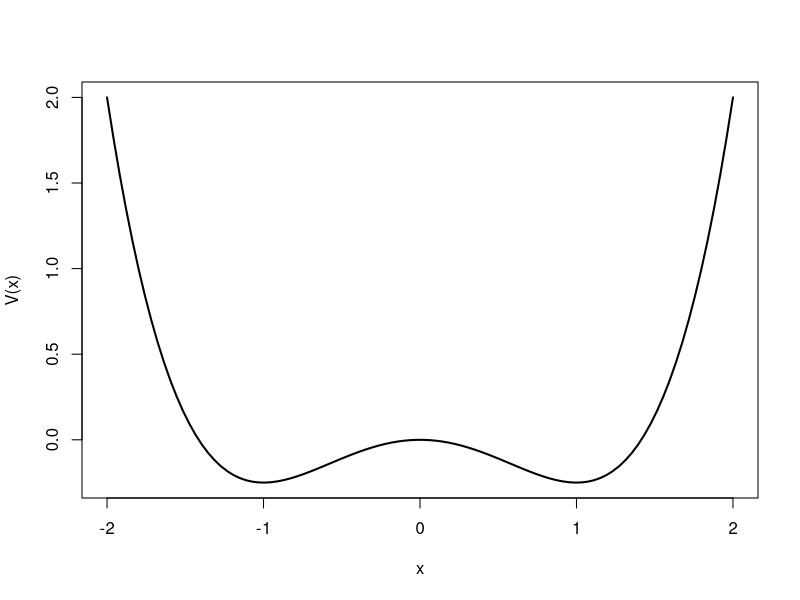
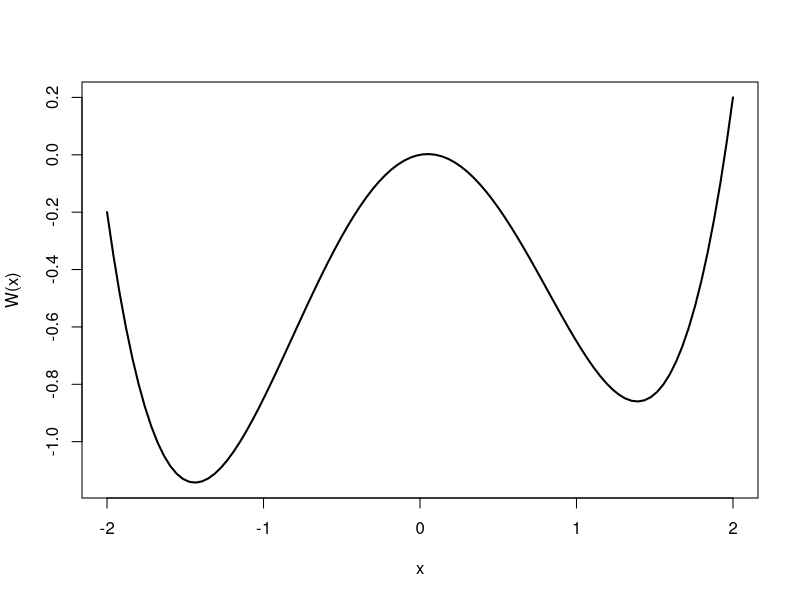

These figures' R source, in order:
## ---- chunk 1
duffing <- function(x) -x^2/2 + x^4/4
xi <- seq(-2,2, length=100)
y <- duffing(xi)
plot(xi, y, type='l', lwd=2, xlab='x', ylab='V(x)')
## ---- chunk 2
W <- function(x, a=0) -2*(x^2/2) + x^4/4 + a*x
xi <- seq(-2,2, length=100)
y <-W(xi, a=0.1)
plot(xi, y, type='l', lwd=2, xlab='x', ylab='W(x)')
## ---- chunk 3
w <- function(x, a=0) 2*x - x^3 - a
## ---- chunk 4
euler <- function(x0, a=0, tau=1, sigma=0.5){
  return(x0 + w(x0, a)*tau + sigma*rnorm(1, mean=0, sd=sqrt(tau)))
}
## ---- chunk 5
animate <- function(){
  a <- 0.1
  xi <- seq(-2,2, length=100)
  y <-W(xi, a=a)
  x <- 1
  t <- 0
  for(i in 1:1000){
    layout(matrix(c(1,2,2,2), nrow=4, ncol=1, byrow = TRUE))
    par(mar=c(1,4,2,2))
    plot(xi,W(xi, a=a), type='l', lwd=4, xlab='', ylab='', axes=FALSE)
    box()
    
    t[i+1] <- i
    x[i+1] <- euler(tail(x,1), a=a, tau=0.1)
    points(x[i+1], W(x[i+1],a)+0.1, cex=3, pch=21, bg='red')
    
    par(mar=c(5,4,0,2))
    plot(tail(x,100), tail(t,100), type='l', xlab='', ylab='Time', col='red', xlim=c(-2,2))
  }
}
